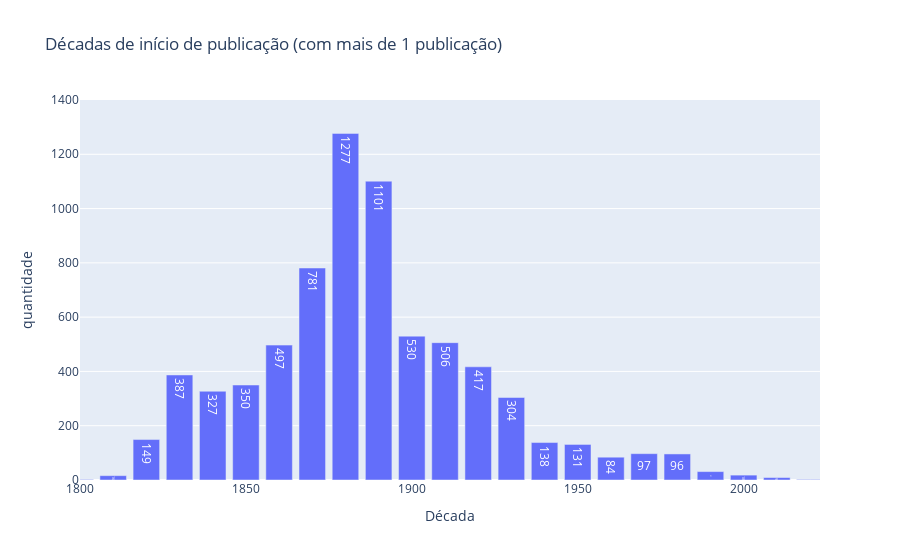

Notebook code cell kept with this figure:
### Code cell
# criar um gráfico de barras com os dados de década de início de publicação
fig5 = px.bar(df_bdecade, x='Década', y='quantidade', title='Décadas de início de publicação (com mais de 1 publicação)')
# adcionar texto nas barras
fig5.update_traces(texttemplate='%{y}', textposition='inside')
# limitar décadas no eixo x
fig5.update_xaxes(range=[1800, 2023])
# limitar eixo y entre 0 e 200
fig5.update_yaxes(range=[0, 1400])
fig5.show()
# salvar gráfico
fig5.write_image('./charts/fig5.png')

### Figure 1 — Plotly figure (JSON) as saved in the notebook; plotly's stock layout.template omitted (floating-point values rounded to 4 significant figures)
{"data": [{"alignmentgroup": "True", "hovertemplate": "Década=%{x}<br>quantidade=%{y}<extra></extra>", "legendgroup": "", "marker": {"color": "#636efa", "pattern": {"shape": ""}}, "name": "", "offsetgroup": "", "orientation": "v", "showlegend": false, "textposition": "inside", "texttemplate": "%{y}", "type": "bar", "x": [1520, 1690, 1740, 1760, 1800, 1810, 1820, 1830, 1840, 1850, 1860, 1870, 1880, 1890, 1900, 1910, 1920, 1930, 1940, 1950, 1960, 1970, 1980, 1990, 2000, 2010, 2020], "xaxis": "x", "y": [1, 1, 1, 1, 2, 16, 149, 387, 327, 350, 497, 781, 1277, 1101, 530, 506, 417, 304, 138, 131, 84, 97, 96, 31, 18, 9, 2], "yaxis": "y"}], "layout": {"barmode": "relative", "legend": {"tracegroupgap": 0}, "title": {"text": "Décadas de início de publicação (com mais de 1 publicação)"}, "xaxis": {"anchor": "y", "domain": [0, 1], "range": [1800, 2023], "title": {"text": "Década"}}, "yaxis": {"anchor": "x", "domain": [0, 1], "range": [0, 1400], "title": {"text": "quantidade"}}}}
